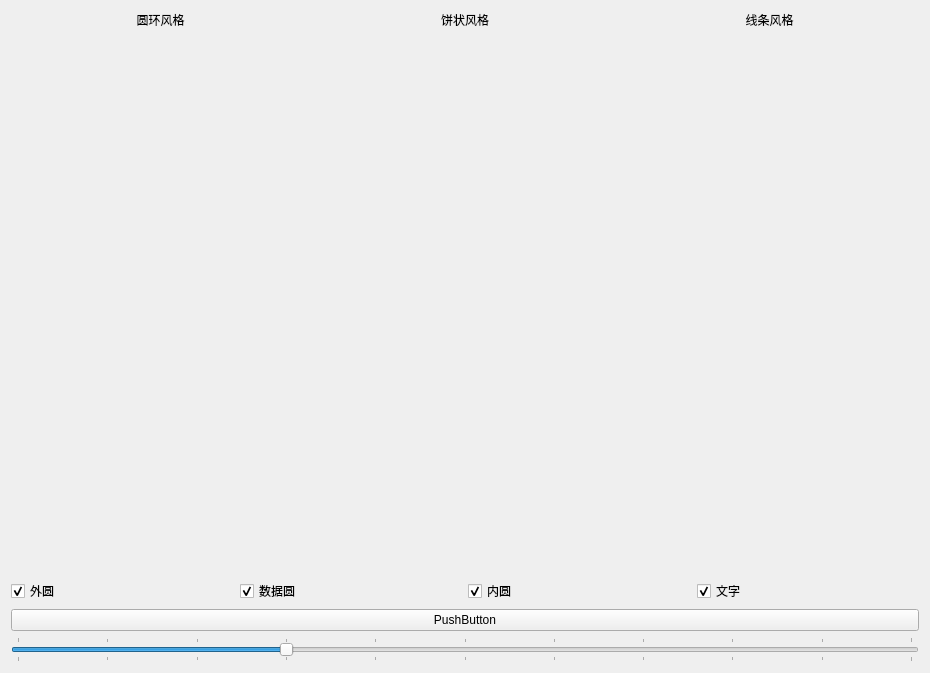
<?xml version="1.0" encoding="UTF-8"?>
<ui version="4.0">
 <class>RoundProgressBarTest</class>
 <widget class="QWidget" name="RoundProgressBarTest">
  <property name="geometry">
   <rect>
    <x>0</x>
    <y>0</y>
    <width>930</width>
    <height>673</height>
   </rect>
  </property>
  <property name="windowTitle">
   <string>圆形进度条</string>
  </property>
  <property name="styleSheet">
   <string notr="true"/>
  </property>
  <layout class="QVBoxLayout" name="verticalLayout">
   <item>
    <layout class="QGridLayout" name="gridLayout">
     <item row="1" column="1">
      <widget class="RoundProgressBar" name="roundBar2" native="true"/>
     </item>
     <item row="1" column="0">
      <widget class="RoundProgressBar" name="roundBar1" native="true"/>
     </item>
     <item row="2" column="0">
      <widget class="RoundProgressBar" name="roundBar4" native="true"/>
     </item>
     <item row="2" column="2">
      <widget class="RoundProgressBar" name="roundBar6" native="true"/>
     </item>
     <item row="2" column="1">
      <widget class="RoundProgressBar" name="roundBar5" native="true"/>
     </item>
     <item row="0" column="2">
      <widget class="QLabel" name="label_3">
       <property name="text">
        <string>线条风格</string>
       </property>
       <property name="alignment">
        <set>Qt::AlignCenter</set>
       </property>
      </widget>
     </item>
     <item row="0" column="1">
      <widget class="QLabel" name="label_2">
       <property name="text">
        <string>饼状风格</string>
       </property>
       <property name="alignment">
        <set>Qt::AlignCenter</set>
       </property>
      </widget>
     </item>
     <item row="0" column="0">
      <widget class="QLabel" name="label">
       <property name="sizePolicy">
        <sizepolicy hsizetype="Preferred" vsizetype="Maximum">
         <horstretch>0</horstretch>
         <verstretch>0</verstretch>
        </sizepolicy>
       </property>
       <property name="text">
        <string>圆环风格</string>
       </property>
       <property name="alignment">
        <set>Qt::AlignCenter</set>
       </property>
      </widget>
     </item>
     <item row="1" column="2">
      <widget class="RoundProgressBar" name="roundBar3" native="true"/>
     </item>
    </layout>
   </item>
   <item>
    <layout class="QHBoxLayout" name="horizontalLayout">
     <item>
      <widget class="QCheckBox" name="base_circle_ckb">
       <property name="text">
        <string>外圆</string>
       </property>
       <property name="checked">
        <bool>true</bool>
       </property>
      </widget>
     </item>
     <item>
      <widget class="QCheckBox" name="data_circle_ckb">
       <property name="text">
        <string>数据圆</string>
       </property>
       <property name="checked">
        <bool>true</bool>
       </property>
      </widget>
     </item>
     <item>
      <widget class="QCheckBox" name="center_circle_ckb">
       <property name="text">
        <string>内圆</string>
       </property>
       <property name="checked">
        <bool>true</bool>
       </property>
      </widget>
     </item>
     <item>
      <widget class="QCheckBox" name="text_ckb">
       <property name="text">
        <string>文字</string>
       </property>
       <property name="checked">
        <bool>true</bool>
       </property>
      </widget>
     </item>
    </layout>
   </item>
   <item>
    <widget class="QPushButton" name="pushButton">
     <property name="text">
      <string>PushButton</string>
     </property>
    </widget>
   </item>
   <item>
    <widget class="QSlider" name="valueSlider">
     <property name="maximum">
      <number>100</number>
     </property>
     <property name="value">
      <number>30</number>
     </property>
     <property name="orientation">
      <enum>Qt::Horizontal</enum>
     </property>
     <property name="tickPosition">
      <enum>QSlider::TicksBothSides</enum>
     </property>
     <property name="tickInterval">
      <number>10</number>
     </property>
    </widget>
   </item>
  </layout>
 </widget>
 <customwidgets>
  <customwidget>
   <class>RoundProgressBar</class>
   <extends>QWidget</extends>
   <header>roundprogressbar.h</header>
   <container>1</container>
  </customwidget>
 </customwidgets>
 <resources/>
 <connections/>
</ui>
